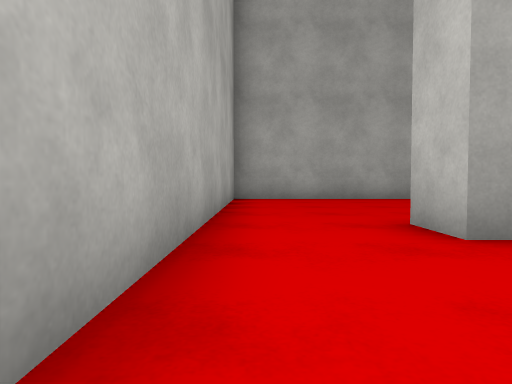
[1] (above)

14 first-person views from a walk through a scene from a Unity 3-D project. The camera is 0.49 m above the floor, tilts 2° down and sees 75° across. The floor is counted in squares, 1 m on a side. Each view is taken from the middle of a square. On the plan, view 1 faces up. The plan holds only what a view shows up to about 9 squares ahead; the rest is blank. The place goes on beyond the plan. The player character is not drawn. Surface patterns are stand-ins for the level's own textures.

[2]
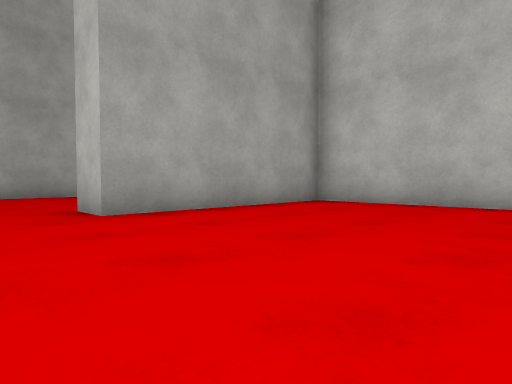

[3]
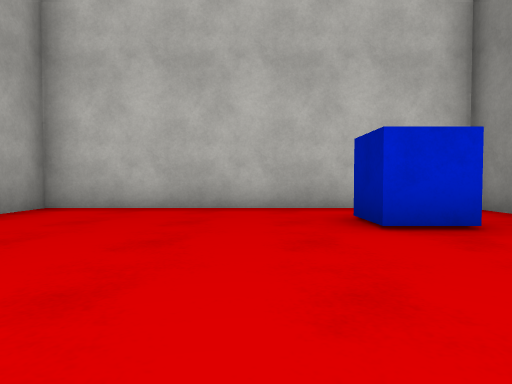

[4]
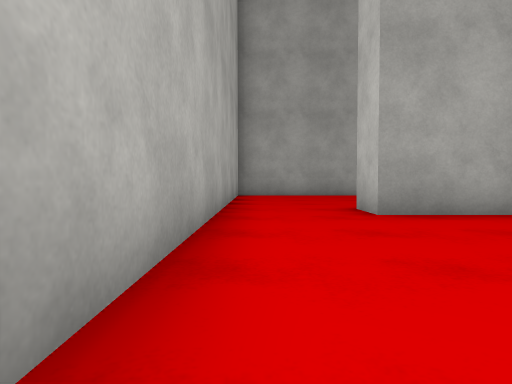

[5]
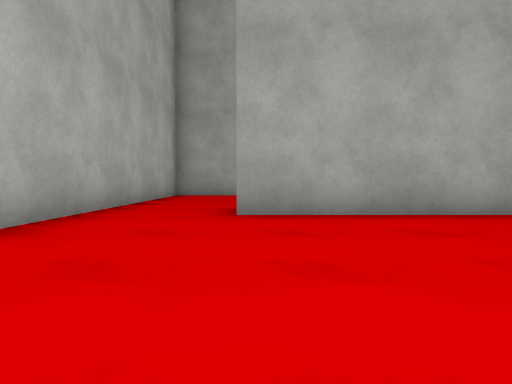

[6]
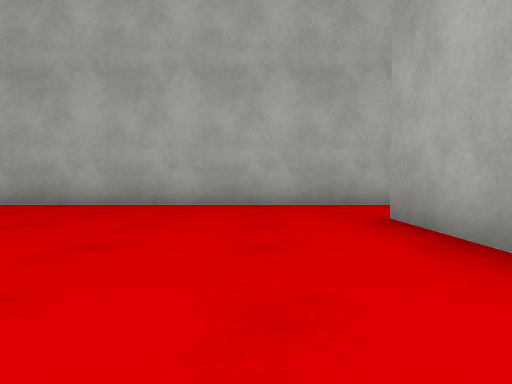

[7]
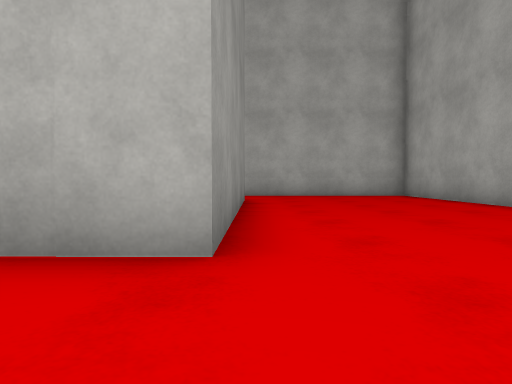

[8]
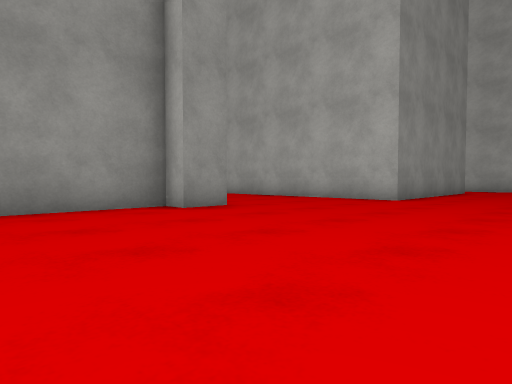

[9]
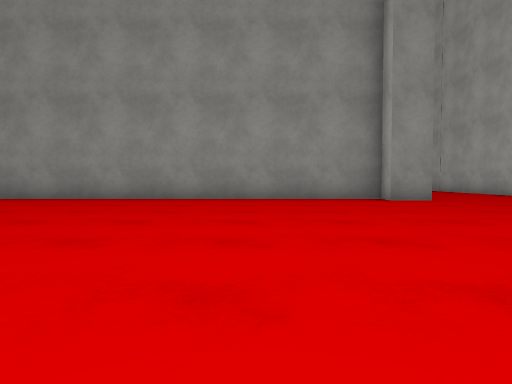

[10]
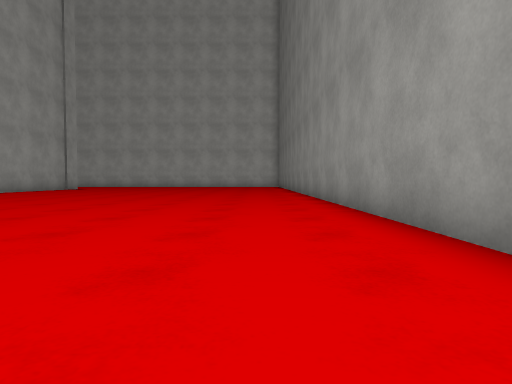

[11]
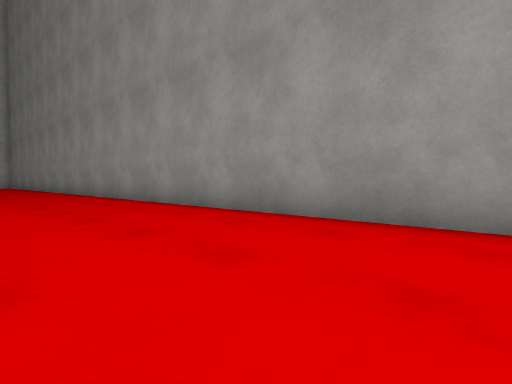

[12]
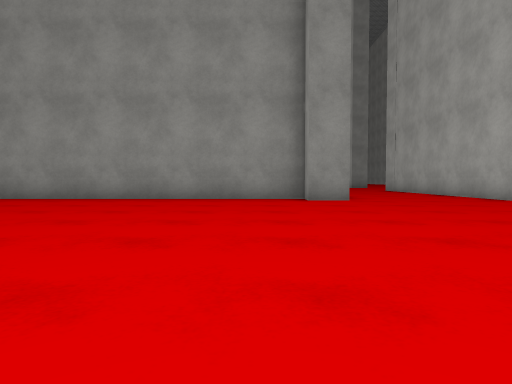

[13]
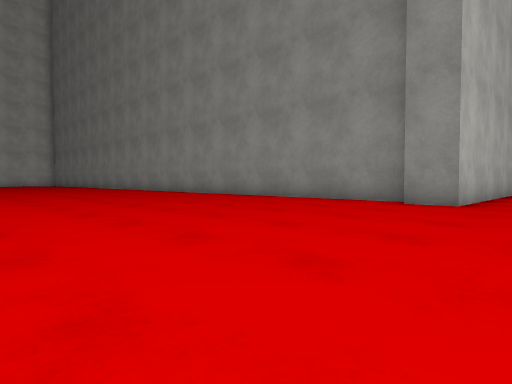

[14]
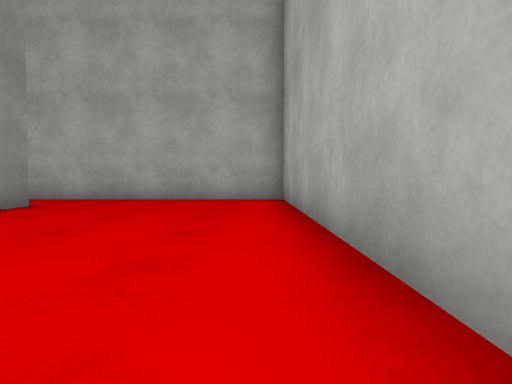

### Floor plan
Points are (right, up) in squares from view 1. A wall is a line through its corners. A room is listed if a view was taken in it or the views show most of it. See-through windows are left out.
Room 1 (views 1, 2, 3, 4, 5, 6)
walls: (-0.6, 2.5) (-0.6, -2.5); (6.9, -2.5) (6.9, 2.7) (1.7, 2.7)
ways out: opening at (0.5, 3) to room 2
objects: other object (5, -2)
Room 2 (views 7, 8, 9, 10, 11, 12, 13, 14)
walls: (7.1, 8.7) (-0.6, 8.7) (-0.6, 2.5); (11.7, -2.1) (11.7, 1.9) (12.7, 1.9) (12.7, 1.3) (26.1, 1.3); (1.7, 2.7) (1.7, 3.7) (7.9, 3.7) (7.9, 1)
ways out: opening at (0.5, 3) to room 1

Where each view was taken, in squares from view 1:
view 1: 0 up, 0 right, facing up
view 2: 2 down, 0 right, facing up-right
view 3: 1 down, 1 right, facing right
view 4: 2 down, 0 right, facing up
view 5: 2 down, 2 right, facing up
view 6: 1 up, 6 right, facing left
view 7: 4 up, 10 right, facing left
view 8: 7 up, 16 right, facing down-left
view 9: 10 up, 16 right, facing down
view 10: 3 up, 17 right, facing right
view 11: 5 up, 17 right, facing down-right
view 12: 10 up, 14 right, facing down
view 13: 9 up, 10 right, facing down-right
view 14: 8 up, 8 right, facing left
